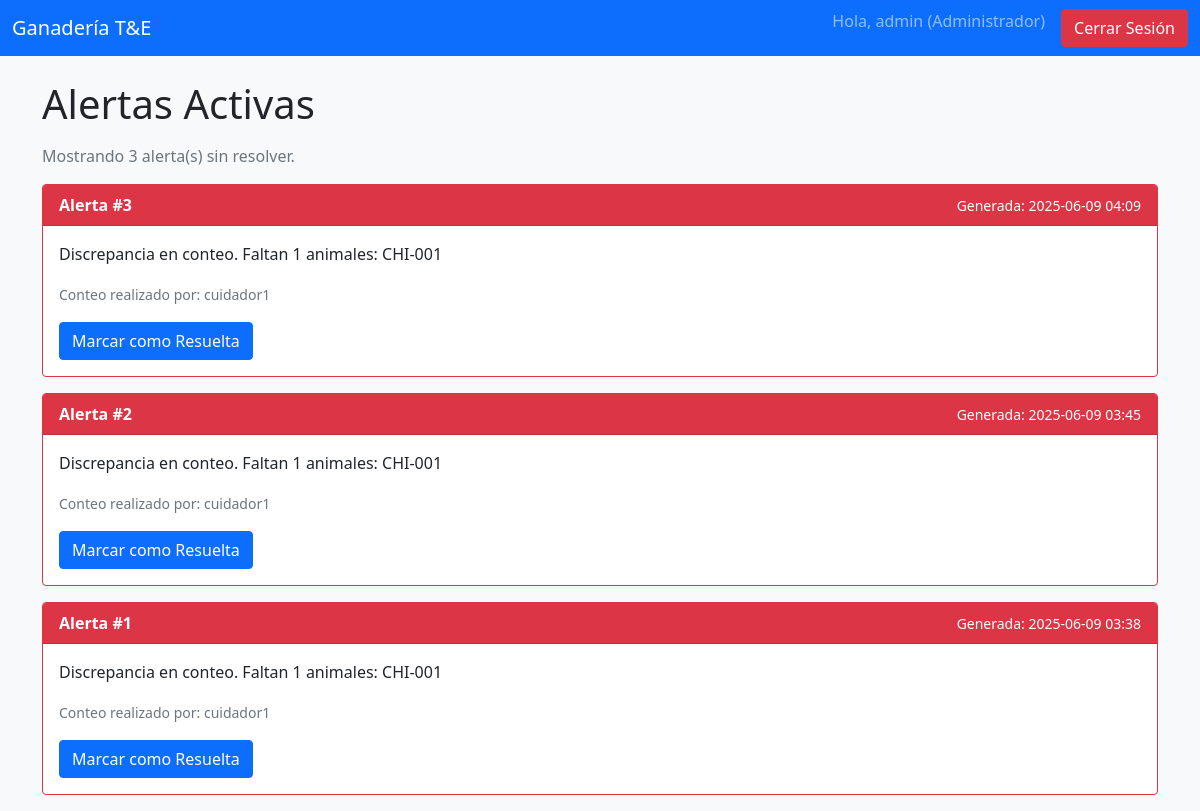
Page /gestionar_alertas (signed in) on the committed database.
### app.py (models this page shows)
class Alerta(db.Model):
    id = db.Column(db.Integer, primary_key=True)
    mensaje = db.Column(db.Text, nullable=False)
    resuelta = db.Column(db.Boolean, default=False, nullable=False)
    conteo_id = db.Column(db.Integer, db.ForeignKey('conteo.id'), nullable=False)

class Conteo(db.Model):
    id = db.Column(db.Integer, primary_key=True)
    fecha_hora = db.Column(db.DateTime, nullable=False, default=datetime.utcnow)
    animales_esperados = db.Column(db.Integer, nullable=False)
    animales_contados = db.Column(db.Integer, nullable=False)
    user_id = db.Column(db.Integer, db.ForeignKey('user.id'), nullable=False)
    alerta = db.relationship('Alerta', backref='conteo', uselist=False, cascade="all, delete-orphan")

class User(db.Model):
    id = db.Column(db.Integer, primary_key=True)
    username = db.Column(db.String(80), unique=True, nullable=False)
    password_hash = db.Column(db.String(128), nullable=False)
    rol = db.Column(db.String(50), nullable=False)
    conteos = db.relationship('Conteo', backref='cuidador', lazy=True)

### app.py (the view)
@app.route('/gestionar_alertas')
def gestionar_alertas():
    if 'user_id' not in session or session['user_rol'] != 'Administrador': return redirect(url_for('login'))
    alertas_activas = Alerta.query.filter_by(resuelta=False).order_by(Alerta.id.desc()).all()
    return render_template('gestionar_alertas.html', alertas=alertas_activas)

### Templates/gestionar_alertas.html (shortened to what this page needs)
{% extends "base.html" %}
{% block content %}
<div class="d-flex justify-content-between align-items-center mb-3">
    <h1 class="mb-0">Alertas Activas</h1>
</div>
{% if alertas %}
    <p class="text-muted">Mostrando {{ alertas|length }} alerta(s) sin resolver.</p>
    {% for alerta in alertas %}
        <div class="card border-danger mb-3">
            <div class="card-header bg-danger text-white d-flex justify-content-between align-items-center">
                <strong>Alerta #{{ alerta.id }}</strong>
                <small>Generada: {{ alerta.conteo.fecha_hora.strftime('%Y-%m-%d %H:%M') }}</small>
            </div>
            <div class="card-body">
                <p class="card-text">{{ alerta.mensaje }}</p>
                <p class="card-text"><small class="text-muted">Conteo realizado por: {{ alerta.conteo.cuidador.username }}</small></p>
                <a href="{{ url_for('resolver_alerta', alerta_id=alerta.id) }}" class="btn btn-primary">Marcar como Resuelta</a>
            </div>
        </div>
    {% endfor %}
{% else %}
    <div class="alert alert-success text-center">
        <h4>¡Todo en orden!</h4>
        <p>No hay alertas activas en este momento.</p>
    </div>
{% endif %}
{% endblock %}

### Templates/base.html (style rules this page uses)
body { background-color: #f8f9fa; }

### rows in the picture
Alerta: id "3", conteo.fecha_hora "2025-06-09 04:09", mensaje "Discrepancia en conteo. Faltan 1 animales: CHI-001", conteo.cuidador.username "cuidador1"
Alerta: id "2", conteo.fecha_hora "2025-06-09 03:45", mensaje "Discrepancia en conteo. Faltan 1 animales: CHI-001", conteo.cuidador.username "cuidador1"
Alerta: id "1", conteo.fecha_hora "2025-06-09 03:38", mensaje "Discrepancia en conteo. Faltan 1 animales: CHI-001", conteo.cuidador.username "cuidador1"

### other values in the picture
{{ session.username }} "admin"
{{ session.user_rol }} "Administrador"
{{ alertas|length }} "3"
